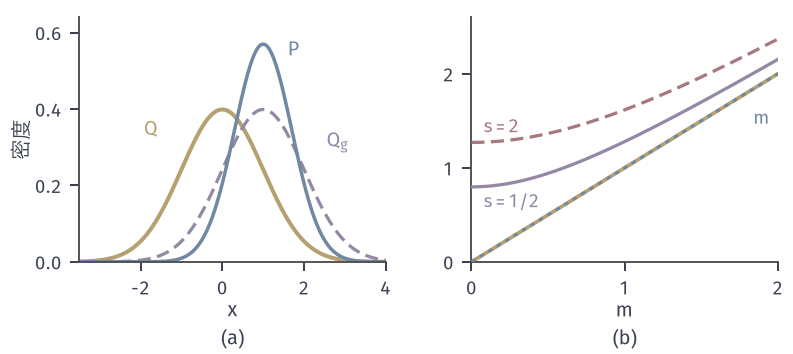

This chart was generated by the following Python code:
from pathlib import Path
import sys
HERE = Path(__file__).resolve().parent
sys.path.insert(0, str(HERE.parent/'dcomp-common'))
from common import *
# Reference Q=N(0,1), g(x)=x.
# (a) Q (yellow), exponential tilt Q_g with dQ_g/dQ = e^{lam x}/E_Q e^{lam X} = N(lam,1) for lam=1 (purple dashed),
#     and P=N(1,0.7^2) (blue).
# (b) P=N(m,s^2): true E_P g - E_Q g = m (blue) and the KL bound sqrt(2 D(P||Q)),
#     D = -ln s + (s^2+m^2)/2 - 1/2, for s=1 (equal to m, yellow), s=0.5 (purple), s=2 (red dashed).
fig, axs = figure(width_mm=112, height_mm=50, ncols=2)
panel(fig, left=.1, right=.98, top=.95, bottom=.26, wspace=.28)
ax = axs[0]
x = np.linspace(-3.5, 4, 900)
ax.plot(x, npdf(x), color=YELLOW, lw=1.6)
ax.plot(x, npdf(x, 1.), color=PURPLE, lw=1.3, ls=DASH)
ax.plot(x, npdf(x, 1., .7), color=BLUE, lw=1.4)
lab(ax, -1.75, .33, '$Q$', YELLOW, ha='center', fontsize=8)
lab(ax, 2.55, .3, '$Q_g$', PURPLE, ha='left', fontsize=8)
lab(ax, 1.6, .54, '$P$', BLUE, ha='left', fontsize=8)
ax.set_xlim(-3.5, 4); ax.set_ylim(0, .64); ax.set_yticks([0, .2, .4, .6])
axlab(ax, '$x$', '密度')
ax = axs[1]
m = np.linspace(0, 2, 300)
facts = {}
for s, c, ls in ((1., YELLOW, '-'), (.5, PURPLE, '-'), (2., RED, DASH)):
    D = -math.log(s)+(s*s+m*m)/2-.5
    b = np.sqrt(2*D)
    ax.plot(m, b, color=c, lw=1.5 if c == YELLOW else 1.3, ls=ls, zorder=2 if c == YELLOW else 3)
    facts[str(s)] = float(np.sqrt(2*(-math.log(s)+(s*s+1)/2-.5)))
ax.plot(m, m, color=BLUE, lw=1.2, ls=DOT, zorder=4)
lab(ax, 1.95, 1.62, '$m$', BLUE, ha='right', va='top')
lab(ax, .08, .58, '$s=1/2$', PURPLE, ha='left')
lab(ax, .08, 1.37, '$s=2$', RED, ha='left')
ax.set_xlim(0, 2); ax.set_ylim(0, 2.6); ax.set_xticks([0, 1, 2]); ax.set_yticks([0, 1, 2])
axlab(ax, '$m$', None)
tags(fig, axs)
save(fig, HERE, 'figure', {'bound_at_m=1': facts})
